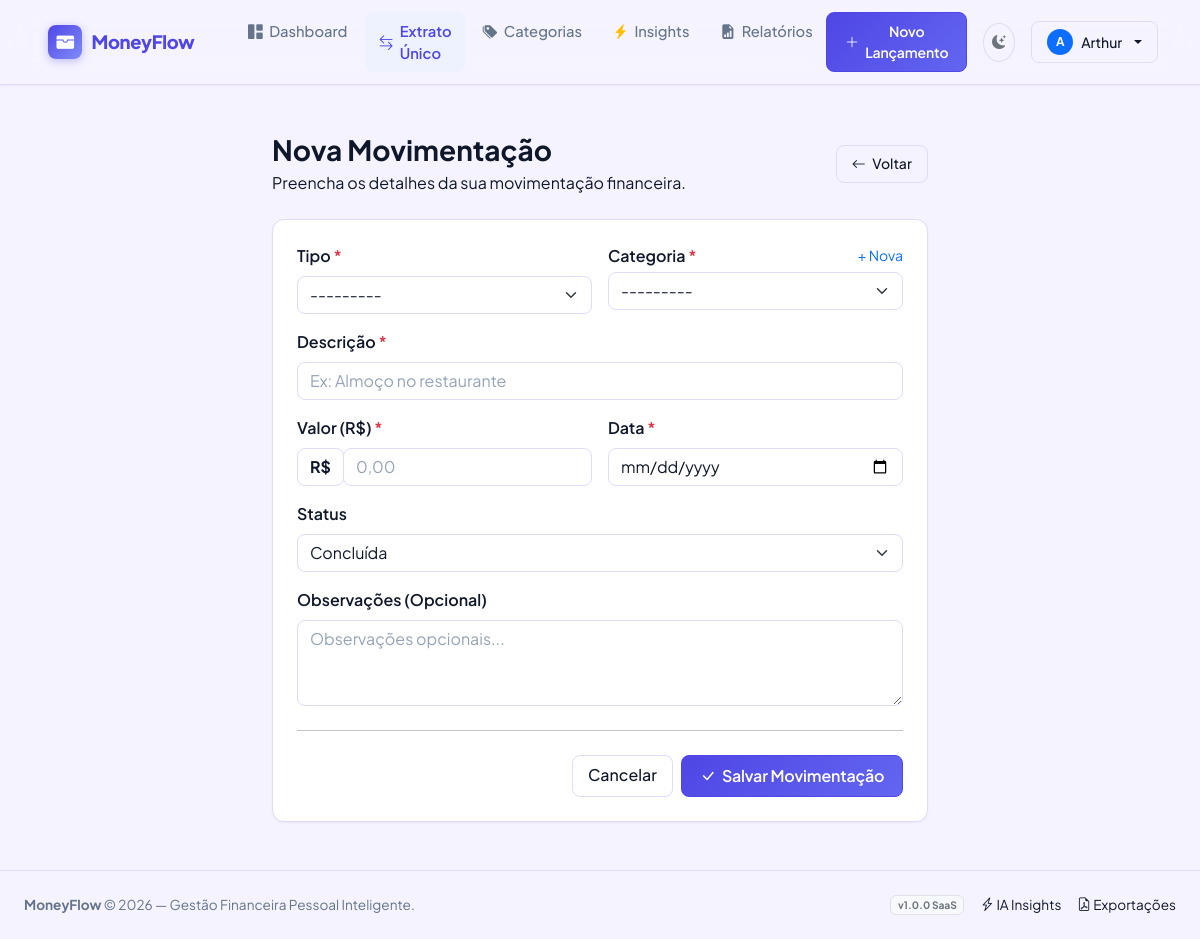
Page /transactions/new/ (signed in) on the committed database.
### apps/accounts/models.py (models this page shows, shortened)
class User(AbstractUser):
    email = models.EmailField('E-mail', unique=True)
    class Meta:
        verbose_name = 'Usuário'
        verbose_name_plural = 'Usuários'
        ordering = ['-date_joined']

class UserProfile(models.Model):
    THEME_CHOICES = [
        ('light', 'Claro'),
        ('dark', 'Escuro'),
        ('system', 'Sistema'),
    ]
    CURRENCY_CHOICES = [
        ('BRL', 'Real (R$)'),
        ('USD', 'Dólar (US$)'),
        ('EUR', 'Euro (€)'),
        ('ARS', 'Peso Argentino ($)'),
    ]
    user = models.OneToOneField(
        User,
        on_delete=models.CASCADE,
        related_name='profile',
        verbose_name='Usuário',
    )
    avatar = models.ImageField(
        'Avatar',
        upload_to='avatars/',
        blank=True,
        null=True,
    )
    currency = models.CharField(
        'Moeda',
        max_length=3,
        choices=CURRENCY_CHOICES,
        default='BRL',
    )
    theme_preference = models.CharField(
        'Tema',
        max_length=10,
        choices=THEME_CHOICES,
        default='light',
    )
    monthly_savings_target = models.DecimalField(
        'Meta de Economia Mensal',
        max_digits=12,
        decimal_places=2,
        default=0,
        help_text='Meta opcional de economia mensal para cálculos de Insights.',
    )
    receive_monthly_email_report = models.BooleanField(
        'Receber relatório mensal por e-mail',
        default=True,
        help_text='Enviar automaticamente o relatório do mês por e-mail.',
    )
    class Meta:
        verbose_name = 'Perfil'
        verbose_name_plural = 'Perfis'
    @property
    def currency_symbol(self):
        symbols = {'BRL': 'R$', 'USD': 'US$', 'EUR': '€', 'ARS': '$'}
        return symbols.get(self.currency, 'R$')

### apps/finance/views.py (the view)
# urls.py: path('new/', views.transaction_create, name='transaction_create'),
@login_required
def transaction_create(request):
    if request.method == 'POST':
        form = TransactionForm(request.POST, user=request.user)
        if form.is_valid():
            transaction = form.save(commit=False)
            transaction.user = request.user
            transaction.save()
            messages.success(request, 'Movimentação registrada com sucesso!')
            return redirect('finance:transaction_list')
    else:
        form = TransactionForm(user=request.user)
    return render(request, 'finance/transaction_form.html', {
        'form': form,
        'title': 'Nova Movimentação',
    })

### apps/finance/models.py (called while the page is built)
    def __str__(self):
        return self.name

### templates/finance/transaction_form.html (shortened to what this page needs)
{% extends 'base.html' %}
{% block content %}
<div class="container py-4" style="max-width: 680px;">
  <div class="d-flex align-items-center justify-content-between mb-4">
    <div>
      <h1 class="h3 fw-bold text-main mb-1">{{ title }}</h1>
      <p class="text-main mb-0">Preencha os detalhes da sua movimentação financeira.</p>
    </div>
    <a href="{% url 'finance:transaction_list' %}" class="btn btn-outline-custom btn-sm">
      <i class="bi bi-arrow-left me-1"></i> Voltar
    </a>
  </div>
  <div class="saas-card">
    <div class="saas-card-body p-4">
      <form method="POST">
        <div class="row g-3">
          <div class="col-md-6">
            <label class="form-label fw-semibold text-main">Tipo <span class="text-danger">*</span></label>
            {{ form.transaction_type }}
          </div>
          <div class="col-md-6">
            <div class="d-flex justify-content-between align-items-center mb-1">
              <label class="form-label fw-semibold text-main mb-0">Categoria <span class="text-danger">*</span></label>
              <a href="{% url 'finance:category_create' %}" class="small text-decoration-none text-primary"
                target="_blank">+ Nova</a>
            </div>
            {{ form.category }}
          </div>
          <div class="col-12">
            <label class="form-label fw-semibold text-main">Descrição <span class="text-danger">*</span></label>
            {{ form.description }}
          </div>
          <div class="col-md-6">
            <label class="form-label fw-semibold text-main">Valor ({{ user.profile.currency_symbol|default:'R$' }})
              <span class="text-danger">*</span></label>
            <div class="input-group">
              <span class="input-group-text fw-bold text-main">{{ user.profile.currency_symbol|default:'R$' }}</span>
              {{ form.amount }}
            </div>
          </div>
          <div class="col-md-6">
            <label class="form-label fw-semibold text-main">Data <span class="text-danger">*</span></label>
            {{ form.date }}
          </div>
          <div class="col-12">
            <label class="form-label fw-semibold text-main">Status</label>
            {{ form.status }}
          </div>
          <div class="col-12">
            <label class="form-label fw-semibold text-main">Observações (Opcional)</label>
            {{ form.notes }}
          </div>
        </div>
        <hr class="my-4">
        <div class="d-flex justify-content-end gap-2">
          <a href="{% url 'finance:transaction_list' %}" class="btn btn-outline-custom">Cancelar</a>
          <button type="submit" class="btn btn-primary-custom">
            <i class="bi bi-check-lg"></i> Salvar Movimentação
          </button>
        </div>
      </form>
    </div>
  </div>
</div>
{% endblock %}

### templates/base.html (shortened to what this page needs)
{% load static %}
<!DOCTYPE html>
<html lang="pt-BR" data-theme="light">
<head>
  <link href="https://cdn.jsdelivr.net/npm/bootstrap@5.3.3/dist/css/bootstrap.min.css" rel="stylesheet">
  <link href="https://cdn.jsdelivr.net/npm/bootstrap-icons@1.11.3/font/bootstrap-icons.min.css" rel="stylesheet">
  <link rel="stylesheet" href="{% static 'css/style.css' %}">
</head>
<body>
  <nav class="navbar navbar-expand-lg navbar-top">
    <div class="container-fluid px-lg-4">
      <a class="navbar-brand navbar-brand-logo" href="{% if user.is_authenticated %}{% url 'dashboard:home' %}{% else %}{% url 'dashboard:landing' %}{% endif %}">
        <div class="navbar-brand-icon">
          <i class="bi bi-wallet-fill"></i>
        </div>
        <span>MoneyFlow</span>
      </a>
      <div class="collapse navbar-collapse" id="navbarMain">
        {% if user.is_authenticated %}
        <ul class="navbar-nav me-auto mb-2 mb-lg-0 ms-lg-4 gap-lg-1">
          <li class="nav-item">
            <a class="nav-link nav-link-custom {% if request.resolver_match.view_name == 'dashboard:home' %}active{% endif %}" href="{% url 'dashboard:home' %}">
              <i class="bi bi-grid-1x2-fill"></i> Dashboard
            </a>
          </li>
          <li class="nav-item">
            <a class="nav-link nav-link-custom {% if 'finance' in request.resolver_match.app_name and 'categories' not in request.path %}active{% endif %}" href="{% url 'finance:transaction_list' %}">
              <i class="bi bi-arrow-left-right"></i> Extrato Único
            </a>
          </li>
          <li class="nav-item">
            <a class="nav-link nav-link-custom {% if 'categories' in request.path %}active{% endif %}" href="{% url 'finance:category_list' %}">
              <i class="bi bi-tags-fill"></i> Categorias
            </a>
          </li>
          <li class="nav-item">
            <a class="nav-link nav-link-custom {% if 'insights' in request.resolver_match.app_name %}active{% endif %}" href="{% url 'insights:index' %}">
              <i class="bi bi-lightning-charge-fill text-warning"></i> Insights
            </a>
          </li>
          <li class="nav-item">
            <a class="nav-link nav-link-custom {% if 'reports' in request.resolver_match.app_name %}active{% endif %}" href="{% url 'reports:generator' %}">
              <i class="bi bi-file-earmark-bar-graph-fill"></i> Relatórios
            </a>
          </li>
        </ul>
        <div class="d-flex align-items-center gap-3">
          <a href="{% url 'finance:transaction_create' %}" class="btn btn-primary-custom btn-sm">
            <i class="bi bi-plus-lg"></i> Novo Lançamento
          </a>
          <button class="btn btn-outline-custom btn-sm rounded-circle p-2" id="themeToggle" title="Alternar tema">
            <i class="bi bi-moon-stars-fill" id="themeIcon"></i>
          </button>
          <div class="dropdown">
            <button class="btn btn-outline-custom btn-sm dropdown-toggle d-flex align-items-center gap-2" type="button" data-bs-toggle="dropdown" aria-expanded="false">
              <div class="rounded-circle bg-primary text-white d-flex align-items-center justify-content-center" style="width: 26px; height: 26px; font-size: 0.75rem; font-weight: 700;">
                {{ user.username|first|upper }}
              </div>
              <span class="d-none d-md-inline">{{ user.first_name|default:user.username }}</span>
            </button>
          </div>
        </div>
        {% endif %}
      </div>
    </div>
  </nav>
  <main class="flex-grow-1 py-4">
    {% block content %}{% endblock %}
  </main>
  <footer>
    <div class="container-fluid px-lg-4 d-flex flex-column flex-md-row align-items-center justify-content-between gap-2">
      <div>
        <strong>MoneyFlow</strong> &copy; {% now "Y" %} — Gestão Financeira Pessoal Inteligente.
      </div>
      <div class="d-flex align-items-center gap-3">
        <span class="badge bg-light text-secondary border">v1.0.0 SaaS</span>
        <a href="{% url 'insights:index' %}" class="text-decoration-none text-main"><i class="bi bi-lightning-charge"></i> IA Insights</a>
        <a href="{% url 'reports:generator' %}" class="text-decoration-none text-main"><i class="bi bi-file-earmark-pdf"></i> Exportações</a>
      </div>
    </div>
  </footer>
</body>
</html>

### static/css/style.css (style rules this page uses)
:root { --font-main: 'Plus Jakarta Sans', 'Inter', -apple-system, BlinkMacSystemFont, sans-serif; --color-primary: #4F46E5; --color-primary-hover: #4338CA; --color-primary-light: #EEF2FF; --color-income: #059669; --color-income-light: #ECFDF5; --color-expense: #DC2626; --color-expense-light: #FEF2F2; --color-neutral: #64748B; --color-warning: #D97706; --color-warning-light: #FFFBEB; --bg-app: #F5F3FF; --bg-surface: #FFFFFF; --bg-surface-hover: #F8F7FF; --border-color: #E2DAF8; --border-focus: #A5B4FC; --text-main: #0F172A; --text-muted: #64748B; --text-subtle: #94A3B8; --shadow-sm: 0 1px 2px 0 rgba(0, 0, 0, 0.05); --shadow-md: 0 4px 6px -1px rgba(0, 0, 0, 0.07), 0 2px 4px -2px rgba(0, 0, 0, 0.05); --shadow-lg: 0 10px 15px -3px rgba(0, 0, 0, 0.08), 0 4px 6px -4px rgba(0, 0, 0, 0.04); --shadow-glow: 0 0 20px rgba(79, 70, 229, 0.18); --shadow-glow-sm: 0 0 10px rgba(79, 70, 229, 0.12); --radius-sm: 8px; --radius-md: 12px; --radius-lg: 16px; --radius-full: 9999px; --transition-fast: all 0.15s ease; --transition-base: all 0.2s ease; }
* { box-sizing: border-box; }
body { font-family: var(--font-main); background-color: var(--bg-app); color: var(--text-main); margin: 0; padding: 0; -webkit-font-smoothing: antialiased; font-feature-settings: "cv02", "cv03", "cv04", "cv11"; min-height: 100vh; display: flex; flex-direction: column; transition: background-color 0.3s ease, color 0.3s ease; }
.navbar-top { background: rgba(245, 243, 255, 0.92); border-bottom: 1px solid var(--border-color); box-shadow: var(--shadow-sm); padding: 0.75rem 1.5rem; position: sticky; top: 0; z-index: 1030; backdrop-filter: blur(16px); -webkit-backdrop-filter: blur(16px); transition: background 0.3s ease, border-color 0.3s ease; }
.navbar-brand-logo { display: flex; align-items: center; gap: 0.6rem; font-weight: 800; font-size: 1.15rem; color: var(--color-primary) !important; text-decoration: none; letter-spacing: -0.02em; }
.navbar-brand-icon { width: 34px; height: 34px; background: linear-gradient(135deg, #4F46E5 0%, #818CF8 100%); color: white; border-radius: var(--radius-sm); display: flex; align-items: center; justify-content: center; font-size: 1.1rem; box-shadow: 0 2px 8px rgba(79, 70, 229, 0.35); transition: var(--transition-base); }
.nav-link-custom { font-weight: 500; font-size: 0.92rem; color: var(--text-muted) !important; padding: 0.5rem 0.85rem !important; border-radius: var(--radius-sm); transition: var(--transition-fast); display: flex; align-items: center; gap: 0.4rem; }
.nav-link-custom.active { color: var(--color-primary) !important; background-color: var(--color-primary-light); font-weight: 600; }
.saas-card { background: var(--bg-surface); border: 1px solid var(--border-color); border-radius: var(--radius-md); box-shadow: var(--shadow-sm); transition: transform 0.2s ease, box-shadow 0.2s ease, border-color 0.2s ease; overflow: hidden; }
.saas-card-body { padding: 1.35rem; }
.btn-primary-custom { background: linear-gradient(135deg, #4F46E5 0%, #6366F1 100%); border: 1px solid #4F46E5; color: white; font-weight: 600; padding: 0.5rem 1.1rem; border-radius: var(--radius-sm); transition: var(--transition-fast); display: inline-flex; align-items: center; gap: 0.4rem; text-decoration: none; letter-spacing: -0.01em; }
.btn-outline-custom { background: transparent; border: 1px solid var(--border-color); color: var(--text-main); font-weight: 500; padding: 0.45rem 0.95rem; border-radius: var(--radius-sm); transition: var(--transition-fast); }
.form-control, .form-select, .input-group-text { background-color: var(--bg-surface) !important; border-color: var(--border-color) !important; color: var(--text-main) !important; border-radius: var(--radius-sm) !important; transition: border-color 0.15s ease, box-shadow 0.15s ease !important; font-family: var(--font-main) !important; }
.form-control::placeholder { color: var(--text-subtle) !important; }
.form-label { color: var(--text-main); font-weight: 600; }
footer { margin-top: auto; border-top: 1px solid var(--border-color); background: var(--bg-app); padding: 1.5rem 0; font-size: 0.85rem; color: var(--text-muted); }
footer a { color: var(--text-muted); transition: color 0.15s ease; }
.text-main, .text-muted { color: var(--text-main) !important; }

### rows in the picture
User: username|first "A", first_name "Arthur", profile.currency_symbol "R$"

### other values in the picture
{{ title }} "Nova Movimentação"
